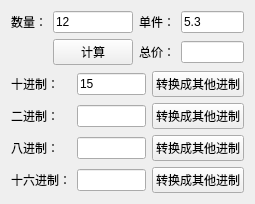
<?xml version="1.0" encoding="UTF-8"?>
<ui version="4.0">
 <class>Widget</class>
 <widget class="QWidget" name="Widget">
  <property name="geometry">
   <rect>
    <x>0</x>
    <y>0</y>
    <width>255</width>
    <height>197</height>
   </rect>
  </property>
  <property name="windowTitle">
   <string>Widget</string>
  </property>
  <layout class="QGridLayout" name="gridLayout_3">
   <item row="0" column="0">
    <layout class="QGridLayout" name="gridLayout">
     <item row="0" column="0">
      <widget class="QLabel" name="label">
       <property name="text">
        <string>数量：</string>
       </property>
      </widget>
     </item>
     <item row="0" column="1">
      <widget class="QLineEdit" name="editNum">
       <property name="text">
        <string>12</string>
       </property>
      </widget>
     </item>
     <item row="0" column="2">
      <widget class="QLabel" name="label_2">
       <property name="text">
        <string>单件：</string>
       </property>
      </widget>
     </item>
     <item row="0" column="3">
      <widget class="QLineEdit" name="editPrice">
       <property name="text">
        <string>5.3</string>
       </property>
      </widget>
     </item>
     <item row="1" column="1">
      <widget class="QPushButton" name="pushButton">
       <property name="text">
        <string>计算</string>
       </property>
      </widget>
     </item>
     <item row="1" column="2">
      <widget class="QLabel" name="label_3">
       <property name="text">
        <string>总价：</string>
       </property>
      </widget>
     </item>
     <item row="1" column="3">
      <widget class="QLineEdit" name="editTotal"/>
     </item>
    </layout>
   </item>
   <item row="1" column="0">
    <spacer name="verticalSpacer">
     <property name="orientation">
      <enum>Qt::Vertical</enum>
     </property>
     <property name="sizeHint" stdset="0">
      <size>
       <width>20</width>
       <height>22</height>
      </size>
     </property>
    </spacer>
   </item>
   <item row="2" column="0">
    <layout class="QGridLayout" name="gridLayout_2">
     <item row="0" column="0">
      <widget class="QLabel" name="label_4">
       <property name="text">
        <string>十进制：</string>
       </property>
      </widget>
     </item>
     <item row="0" column="1">
      <widget class="QLineEdit" name="editDec">
       <property name="text">
        <string>15</string>
       </property>
      </widget>
     </item>
     <item row="0" column="2">
      <widget class="QPushButton" name="btnDec">
       <property name="text">
        <string>转换成其他进制</string>
       </property>
      </widget>
     </item>
     <item row="1" column="0">
      <widget class="QLabel" name="label_5">
       <property name="text">
        <string>二进制：</string>
       </property>
      </widget>
     </item>
     <item row="1" column="1">
      <widget class="QLineEdit" name="editBin"/>
     </item>
     <item row="1" column="2">
      <widget class="QPushButton" name="btnBin">
       <property name="text">
        <string>转换成其他进制</string>
       </property>
      </widget>
     </item>
     <item row="2" column="0">
      <widget class="QLabel" name="label_6">
       <property name="text">
        <string>八进制：</string>
       </property>
      </widget>
     </item>
     <item row="2" column="1">
      <widget class="QLineEdit" name="editOct"/>
     </item>
     <item row="2" column="2">
      <widget class="QPushButton" name="btnOct">
       <property name="text">
        <string>转换成其他进制</string>
       </property>
      </widget>
     </item>
     <item row="3" column="0">
      <widget class="QLabel" name="label_7">
       <property name="text">
        <string>十六进制：</string>
       </property>
      </widget>
     </item>
     <item row="3" column="1">
      <widget class="QLineEdit" name="editHex"/>
     </item>
     <item row="3" column="2">
      <widget class="QPushButton" name="btnHex">
       <property name="text">
        <string>转换成其他进制</string>
       </property>
      </widget>
     </item>
    </layout>
   </item>
  </layout>
 </widget>
 <layoutdefault spacing="6" margin="11"/>
 <resources/>
 <connections/>
</ui>
